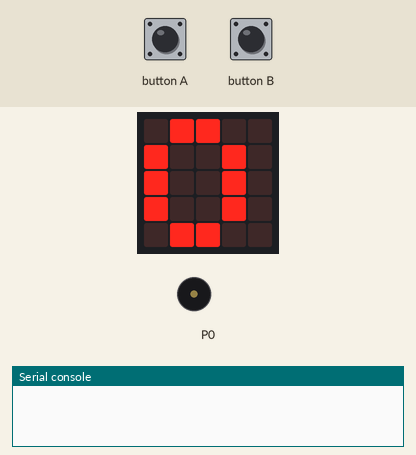
This program was run on a simulated BBC micro:bit running MicroPython. Parts: the board's 5×5 LED display, buzzer (waves = sounding), the last lines printed to the serial console. The inputs (shaded band) are chosen by the test bench.

Above: at 1.2 s.
1.3 s: button B pressed for 0.15 s
At 2.5 s:
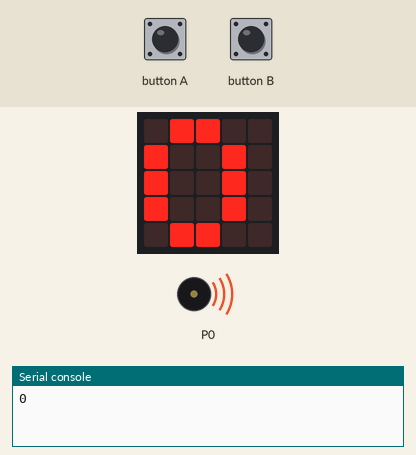
4.4 s: button A pressed for 1 s
At 7.5 s:
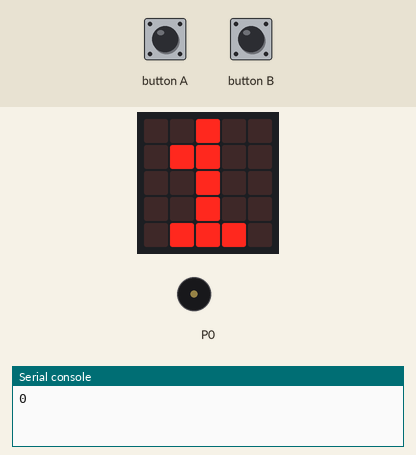
7.8 s: button A pressed for 0.15 s
At 9.4 s:
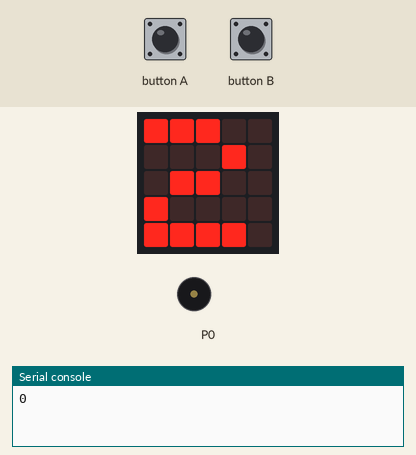
10.3 s: button B pressed for 1 s
At 10.48 s:
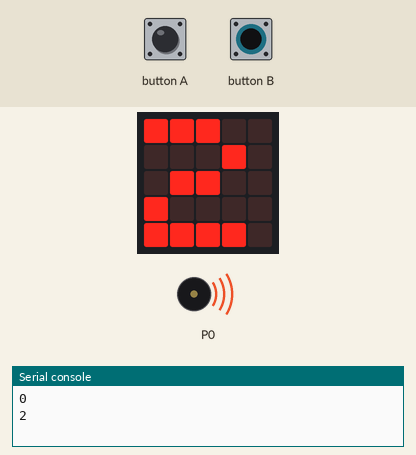
Timing chart, 0 to 12.9 s (numbered marks = the images above; inputs shaded):
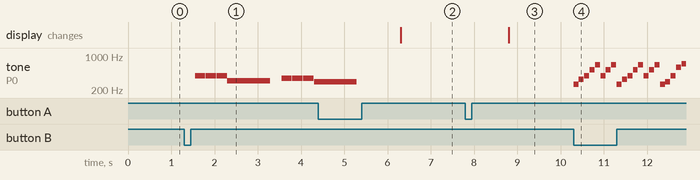

The program:

Ch12_03_melody_playlist.py
```python
import music
from microbit import *
i = 0
def play_music(i):
    print(i)
    if i == 0:
        music.play(music.DADADADUM)
    elif i == 1:
        music.play(music.ENTERTAINER)
    elif i == 2:
        music.play(music.PRELUDE)
    elif i == 3:
        music.play(music.ODE)
    elif i == 4:
        music.play(music.NYAN)
    elif i == 5:
        music.play(music.RINGTONE)
    elif i == 6:
        music.play(music.FUNK)
    elif i == 7:
        music.play(music.BLUES)
    elif i == 8:
        music.play(music.BIRTHDAY)
    elif i == 9:
        music.play(music.WEDDING)

while True:
    if button_a.is_pressed():
        i = i+1
        sleep(1000)
    elif button_b.is_pressed():
        play_music(i)
    else:
        display.show(i)

    if i== 10:
        i = 0
```

Measured:
- after the input at 1.3 s, tone on P0: plays 392 Hz for 0.24 s, 392 Hz for 0.24 s, 392 Hz for 0.24 s, 311 Hz for 0.99 s, 349 Hz for 0.24 s, 349 Hz for 0.24 s … (8 notes in this stretch), starting after 0.25 s
- after the input at 4.4 s, the display: changes after 1.9 s (image 2)
- after the input at 7.8 s, the display: changes after 1.0 s (image 3)
- after the input at 10.3 s, tone on P0: plays 262 Hz for 0.12 s, 330 Hz for 0.12 s, 392 Hz for 0.12 s, 523 Hz for 0.12 s, 659 Hz for 0.12 s, 392 Hz for 0.12 s … (21 notes in this stretch), starting at once
